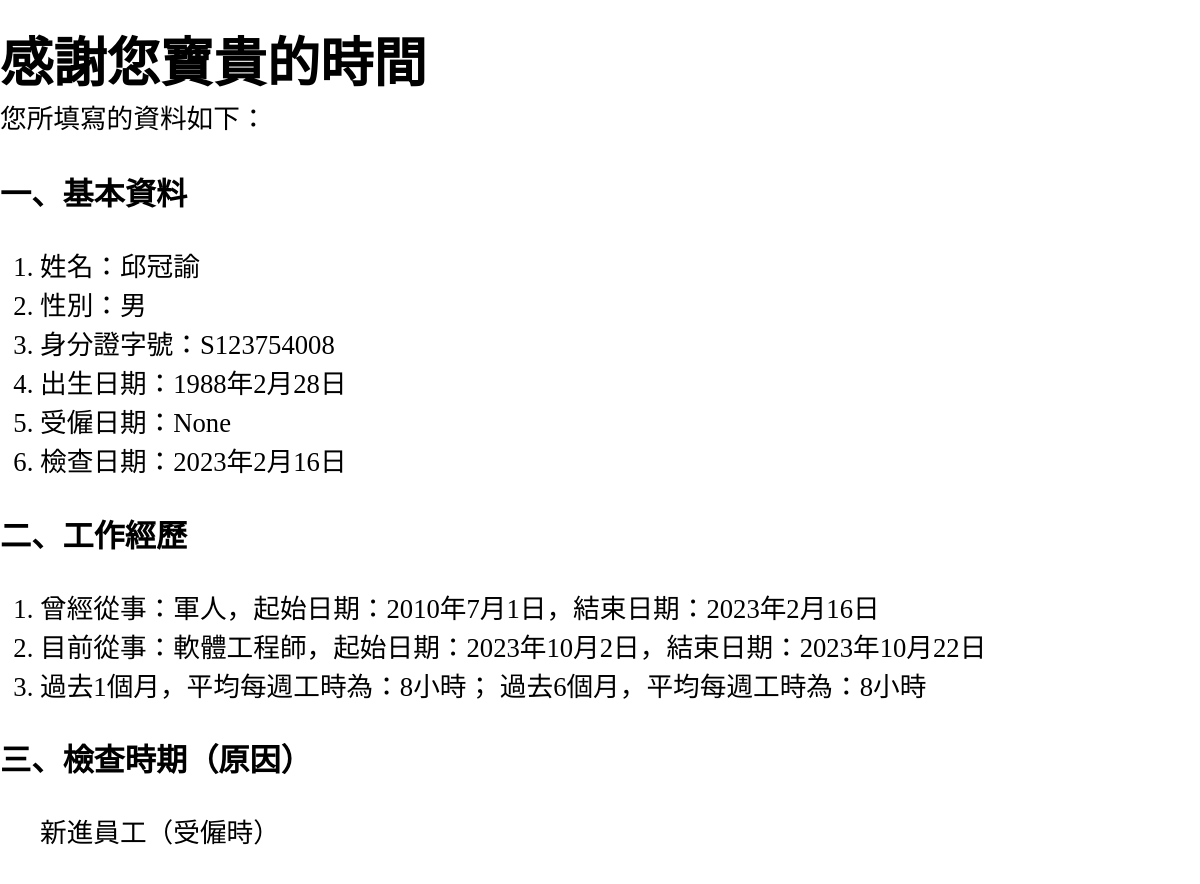
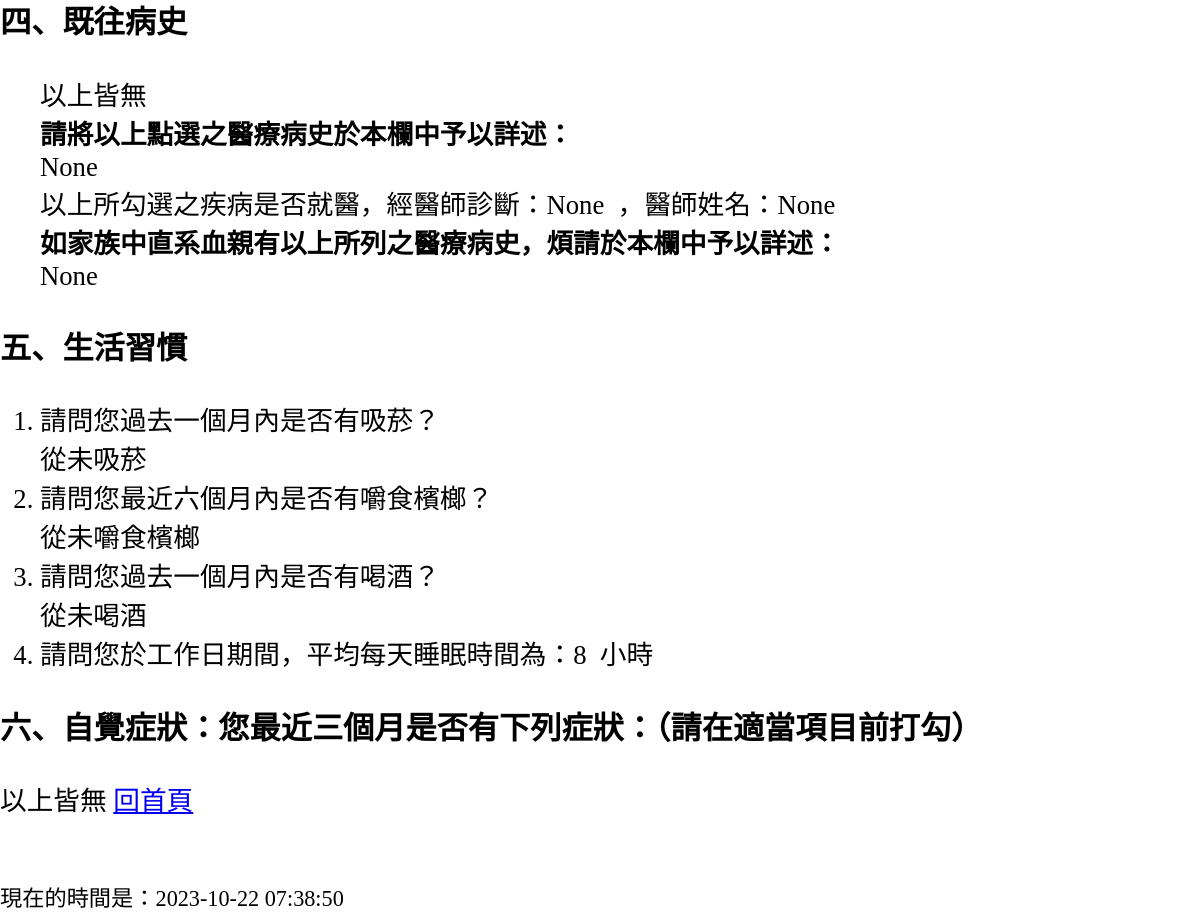
/thanks/, run on the app's committed database (2 pictures, top to bottom).
### websites/models.py (models this page shows, shortened)
class Healthcheck(models.Model):
    GENDER_CHOICES = [
        ("男","男"),
        ("女","女"),
    ]
    REASONS = [
        ("新進員工（受僱時）","新進員工（受僱時）"),
        ("定期檢查","定期檢查"),
    ]
    DIAGNOSED = [
        ("是","是"),
        ("否","否"),
    ]
    name = models.CharField(max_length=200)
    gender = models.CharField(max_length=10, choices=GENDER_CHOICES)
    security_number = models.CharField(max_length=10, unique=True)
    birthday = models.DateField()
    hire_date = models.DateField(null=True, blank=True)
    check_date = models.DateField()
    formerJob = models.CharField(max_length=200)
    formerJob_start = models.DateField()
    formerJob_end = models.DateField()
    currentJob = models.CharField(max_length=200)
    currentJob_start = models.DateField()
    currentJob_end = models.DateField()
    workHourLastMonth = models.PositiveIntegerField()
    workHourLastSixMonth = models.PositiveIntegerField()
    checkReason = models.CharField(max_length=20, choices=REASONS)
    chronicals = models.ManyToManyField(ChronicalDiseases)
    cancer = models.CharField(max_length=100, null=True, blank=True)
    detail = models.CharField(max_length=500, null=True, blank=True)
    diagnosed = models.CharField(max_length=100, choices=DIAGNOSED, null=True, blank=True)
    doctor = models.CharField(max_length=100, null=True, blank=True)
    familyHistory = models.CharField(max_length=500, null=True, blank=True)
    smokeHabbit = models.ForeignKey(Smoking, on_delete=models.CASCADE)
    smokequantity = models.PositiveIntegerField(null=True, blank=True)
    smokeyears = models.PositiveIntegerField(null=True, blank=True)
    smokequityear = models.PositiveIntegerField(null=True, blank=True)
    smikequitmonth = models.PositiveIntegerField(null=True, blank=True)
    betelnutHabbit = models.ForeignKey(Chewing, on_delete=models.CASCADE)
    chewquantity = models.PositiveIntegerField(null=True, blank=True)
    chewyears = models.PositiveIntegerField(null=True, blank=True)
    chewquityear = models.PositiveIntegerField(null=True, blank=True)
    chewquitmonth = models.PositiveIntegerField(null=True, blank=True)
    drinkingHabbit = models.ForeignKey(Drinking, on_delete=models.CASCADE)
    drinktimes = models.PositiveIntegerField(null=True, blank=True)
    wine = models.CharField(max_length=50, null=True, blank=True)
    drinkquantity = models.PositiveIntegerField(null=True, blank=True)
    drinkquityear = models.PositiveIntegerField(null=True, blank=True)
    drinkquitmonth = models.PositiveIntegerField(null=True, blank=True)
    sleeptime = models.PositiveIntegerField()
    selfSymptoms = models.ManyToManyField(Symptoms)
    othersymptoms = models.CharField(max_length=50, null=True, blank=True)

class ChronicalDiseases(models.Model):
    diseases = models.CharField(max_length=100)
    def __str__(self):
        return self.diseases

class Smoking(models.Model):
    smoke = models.CharField(max_length=100)
    def __str__(self):
        return self.smoke

class Chewing(models.Model):
    chew = models.CharField(max_length=100)
    def __str__(self):
        return self.chew

class Drinking(models.Model):
    drink = models.CharField(max_length=100)
    def __str__(self):
        return self.drink

class Symptoms(models.Model):
    symptom = models.CharField(max_length=200)
    def __str__(self):
        return self.symptom

### websites/views.py (the view)
# urls.py: path("thanks/", views.thanks, name="thanks"),
def thanks(request):
    showResult = Healthcheck.objects.last()
    print("showResult.smokeHabbit:", showResult.smokeHabbit)
    print("Type of showResult.smokeHabbit:", type(showResult.smokeHabbit))
    print("showResult.smokeHabbit.smoke:", showResult.smokeHabbit.smoke)
    return render(request, "websites/thanks.html", {"showResult":showResult})

### websites/context_processors.py (called while the page is built)
def current_time_context(request):
    current_time = datetime.now()
    return {'current_time': current_time}

### websites/templates/websites/thanks.html (shortened to what this page needs)
{% extends "websites/base.html" %}
{% block header %}感謝您寶貴的時間{% endblock %}
{% block brief %}您所填寫的資料如下：{% endblock %}
{% block content %}
<h3>一、基本資料</h3>
    <ol>
        <div>
            <li>姓名：{{showResult.name}}</li>
            <li>性別：{{showResult.gender}}</li>
        </div>
        <div>
            <li>身分證字號：{{showResult.security_number}}</li>
            <li>出生日期：{{showResult.birthday}}</li>
        </div>
        <div>
            <li>受僱日期：{{showResult.hire_date}}</li>
            <li>檢查日期：{{showResult.check_date}}</li>
        </div>
    </ol>
<h3>二、工作經歷</h3>
<ol>
    <div>
        <li>
            曾經從事：{{showResult.formerJob}}，起始日期：{{showResult.formerJob_start}}，結束日期：{{showResult.formerJob_end}}
        </li>
        <li>
            目前從事：{{showResult.currentJob}}，起始日期：{{showResult.currentJob_start}}，結束日期：{{showResult.currentJob_end}}
        </li>
        <li>
            過去1個月，平均每週工時為：{{showResult.workHourLastMonth}}小時； 過去6個月，平均每週工時為：{{showResult.workHourLastSixMonth}}小時
        </li>
    </div>
</ol>
<h3>三、檢查時期（原因）</h3>
<ol>
    <div>
        <p>{{showResult.checkReason}}</p>
    </div>
</ol>
<h3>四、既往病史</h3>
<ol>
    <div>
        {% for chronical in showResult.chronicals.all %}
        <p>{{chronical}}
        </p>
        {% endfor %}
        <p style="font-weight: bold">請將以上點選之醫療病史於本欄中予以詳述：</p>
        <p>{{showResult.detail}}</p>
        <p>以上所勾選之疾病是否就醫，經醫師診斷：{{showResult.diagnosed}}&nbsp&nbsp，醫師姓名：{{showResult.doctor}}</p>
        <p style="font-weight: bold">如家族中直系血親有以上所列之醫療病史，煩請於本欄中予以詳述：</p>
        <p>{{showResult.familyHistory}}</p>
    </div>
</ol>
<h3>五、生活習慣</h3>
    <ol>
        <div>
            <li>請問您過去一個月內是否有吸菸？</li>
            <p>{{ showResult.smokeHabbit }}</p>
        </div>
        <div>
            <li>請問您最近六個月內是否有嚼食檳榔？</li>
            <p>{{ showResult.betelnutHabbit }}</p>
        </div>
        <div>
            <li>請問您過去一個月內是否有喝酒？</li>
            <p>{{ showResult.drinkingHabbit }}</p>
        </div>
        <div>
            <li>請問您於工作日期間，平均每天睡眠時間為：{{showResult.sleeptime}}&nbsp;&nbsp;小時</li>
        </div>
    </ol>
<h3>六、自覺症狀：您最近三個月是否有下列症狀：（請在適當項目前打勾）</h3>
{% for uncomfort in showResult.selfSymptoms.all %}
<p>{{uncomfort}}
{% endfor %}
<a href="/">回首頁</a>
{% endblock %}

### websites/templates/websites/base.html (shortened to what this page needs)
<!DOCTYPE html>
<html lang="en">
{% load static %}
<head>
    <link rel="stylesheet" type="text/css" href="{% static 'websites/basestyles.css' %}">
</head>
<body>
    <div class="container">
    <header>
        <h1>{% block header %}{% endblock %}</h1>
        <p>{% block brief %}{% endblock %}</p>
    </header>
        <p>{% block content %}{% endblock %}</p>
        <br><br>
    <footer>
        {% include "websites/footer.html" %}
    </footer>
    </div>
</body>
</html>

### websites/templates/websites/footer.html
<div class="current_time">
    <p><small>現在的時間是：{{ current_time|date:"Y-m-d H:i:s" }}</small></p>
</div>

### websites/static/websites/basestyles.css (style rules this page uses)
body { margin: 0 auto; }
.container { max-width: 2000px; margin: 0 auto; text-align: left; font-size: 20pt; }
div, p, h1 { margin: 0 auto; text-align: left; }

### data on the page
Healthcheck: name "邱冠諭", gender "男", security_number "S123754008", birthday "1988年2月28日", hire_date "None", check_date "2023年2月16日", formerJob "軍人", formerJob_start "2010年7月1日", formerJob_end "2023年2月16日", currentJob "軟體工程師", currentJob_start "2023年10月2日", currentJob_end "2023年10月22日", workHourLastMonth "8", workHourLastSixMonth "8", checkReason "新進員工（受僱時）", detail "None", diagnosed "None", doctor "None", familyHistory "None", smokeHabbit "從未吸菸", betelnutHabbit "從未嚼食檳榔", drinkingHabbit "從未喝酒", sleeptime "8"
ChronicalDiseases: diseases "以上皆無"
Symptoms: symptom "以上皆無"
